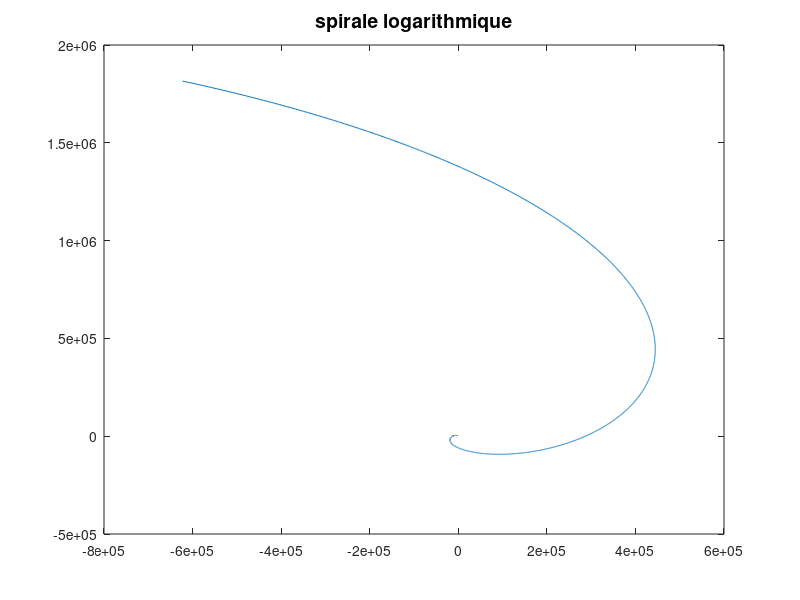

Here is the MATLAB script that generated this plot:
t = logspace(eps, 2*pi, 10000);
r =  log(t); 
[x, y] = pol2cart(r, t);
plot(x, y); 
title('spirale logarithmique', 'fontsize', 14)
